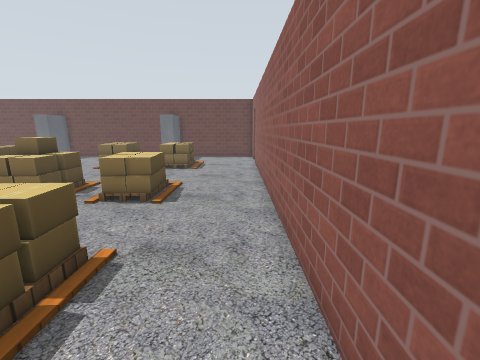
view 1 (above)

22 first-person views from a walk through a Gazebo world. The camera is 1.2 m above the floor, tilts 12° down and sees 90° across. The lines on the ground mark 1 m squares. The floor is counted in squares, 0.5 m on a side. Each view is taken from the middle of a square. On the plan, view 1 faces up. The plan holds only what a view shows up to about 16 squares ahead; the rest is blank. Gazebo's built-in surfaces are drawn with simple patterns. Simple shapes stand in for some stock models.

view 2
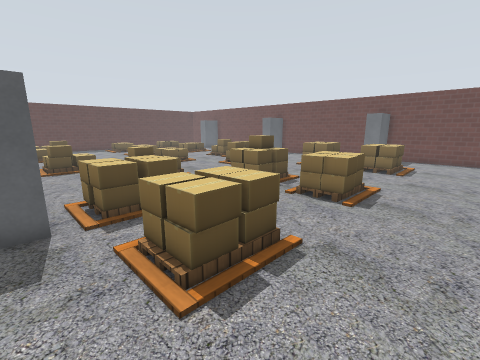

view 3
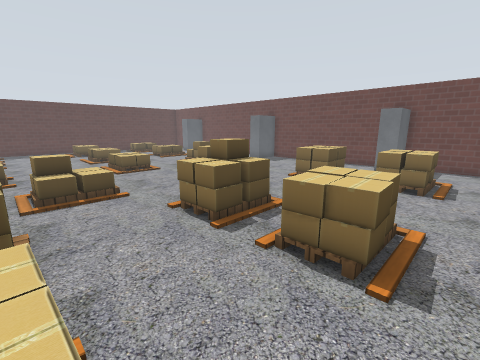

view 4
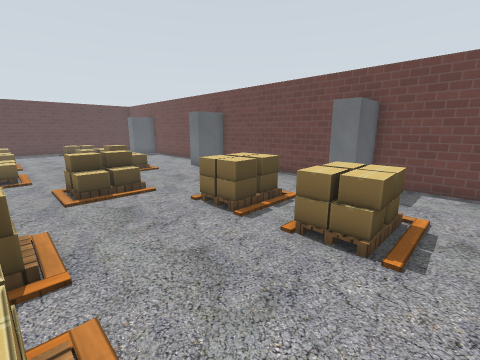

view 5
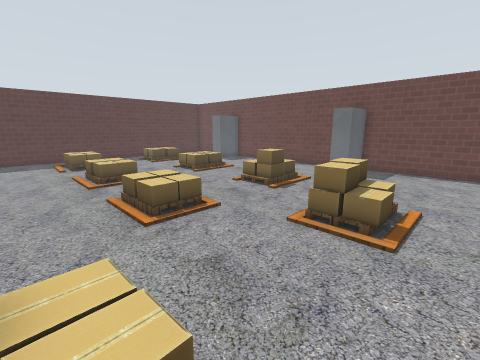

view 6
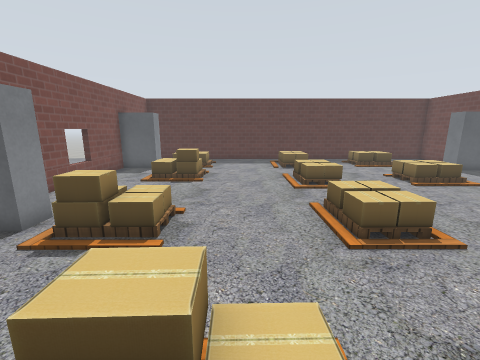

view 7
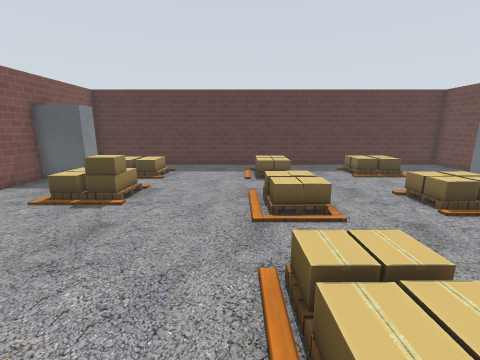

view 8
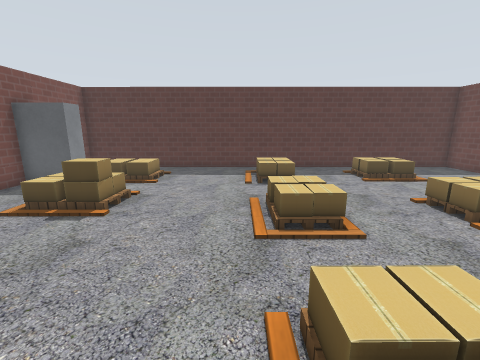

view 9
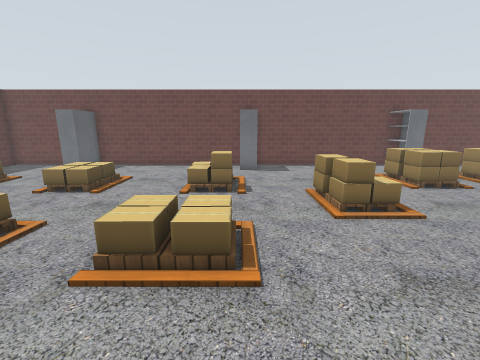

view 10
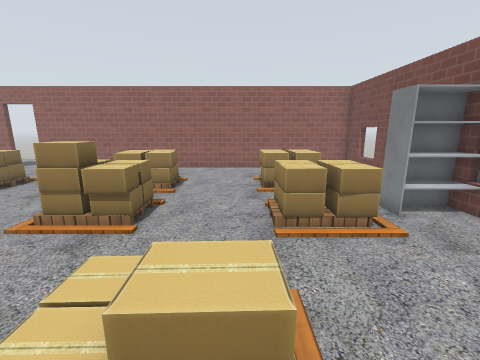

view 11
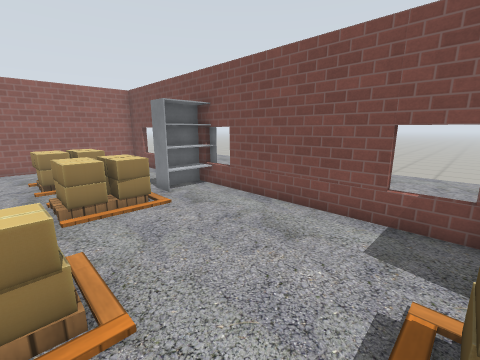

view 12
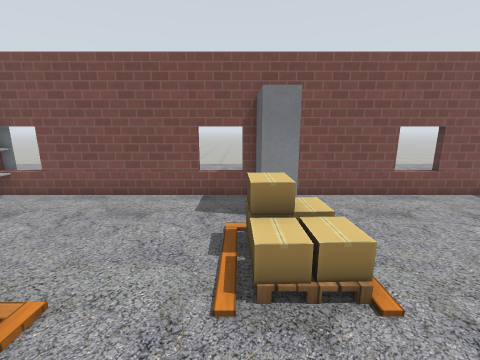

view 13
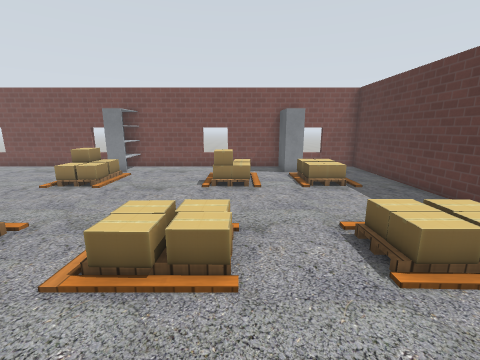

view 14
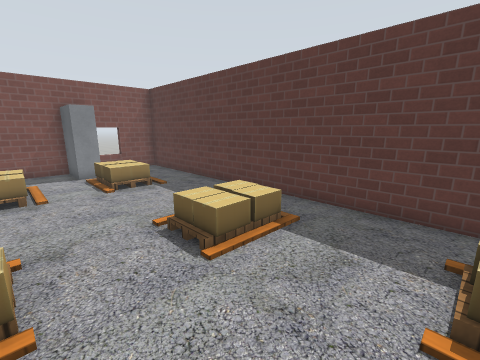

view 15
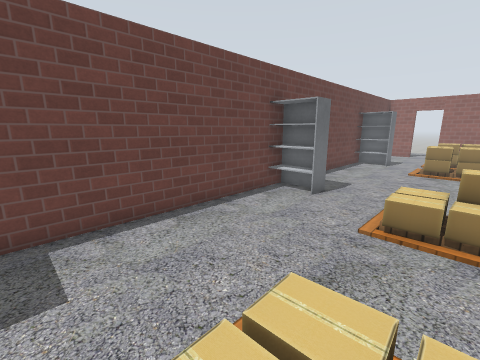

view 16
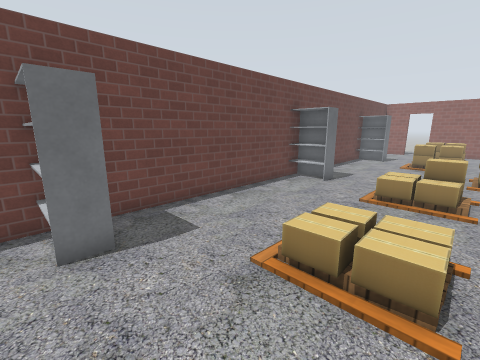

view 17
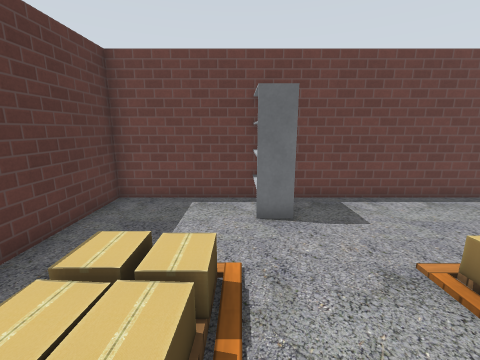

view 18
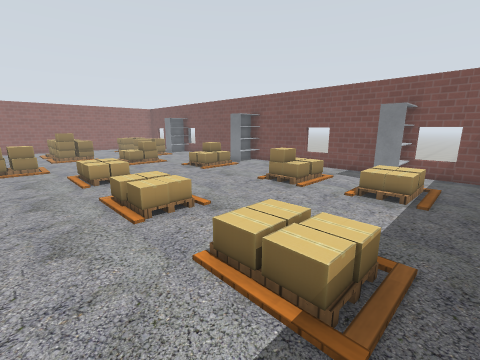

view 19
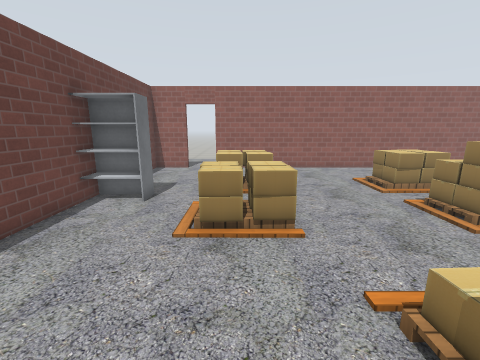

view 20
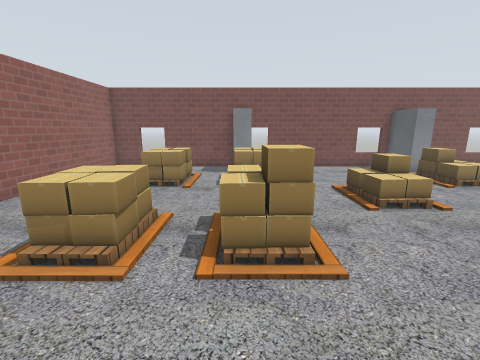

view 21
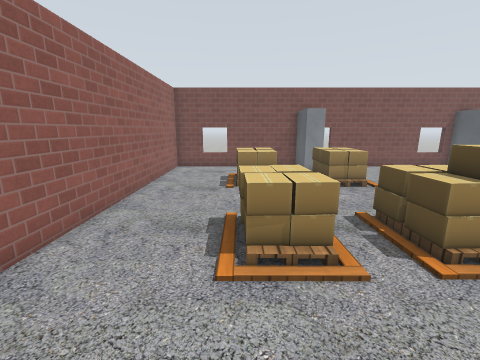

view 22
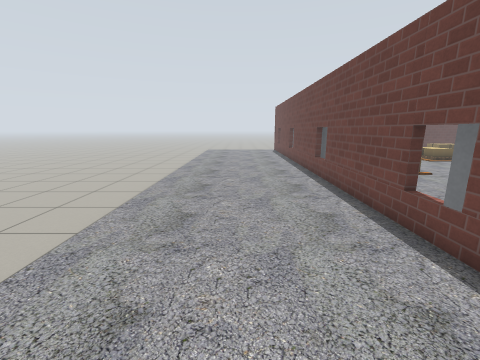

### Floor plan
Points are (right, up) in squares from view 1. A wall is a line through its corners. A room is listed if a view was taken in it or the views show most of it. See-through windows are left out.
Room 1 (views 1, 2, 3, 4, 5, 6, 7, 8, 9, 10, 11, 12, 13, 14, 15, 16, 17, 18, 19, 20, 21)
walls: (-16.4, 21.3) (-31.3, 21.3) (-31.3, 20.3); (-6.5, 21.3) (-14.6, 21.3); (-31.3, 18.4) (-31.4, -1.6) (1.1, -1.6) (1.1, 17.5); (1.1, 19.3) (1.1, 21.3) (-4.5, 21.3)
ways out: opening at (-31, 19.5) to room 2; open door at (1, 18.5) to room 2
objects: cardboard box (-29, 9) to (-28, 9); cardboard box (-29, 10) to (-28, 10); cardboard box (-29, 14); cardboard box (-29, 15) to (-29, 16); cardboard box (-28, 2); cardboard box (-28, 3); cardboard box (-28, 14); cardboard box (-28, 15) to (-28, 16); shelf (-27, -1) to (-27, 0); cardboard box (-27, 2); cardboard box (-27, 3); cardboard box (-27, 9); cardboard box (-27, 10); shelf (-26, 19) to (-26, 21); cardboard box (-24, 2); cardboard box (-24, 3) to (-24, 4); cardboard box (-24, 9) to (-23, 9); cardboard box (-24, 10) to (-23, 10); cardboard box (-23, 2); cardboard box (-23, 3); cardboard box (-23, 4); cardboard box (-23, 14); cardboard box (-23, 15) to (-23, 16); cardboard box (-22, 9); cardboard box (-22, 10); cardboard box (-22, 14); cardboard box (-22, 15) to (-22, 16); cardboard box (-18, 2); cardboard box (-18, 3) to (-17, 4); cardboard box (-18, 9) to (-17, 9); cardboard box (-18, 10) to (-17, 10); cardboard box (-18, 15); cardboard box (-18, 16); shelf (-17, -1) to (-17, 0); cardboard box (-17, 2) to (-16, 2); cardboard box (-17, 14); cardboard box (-17, 15) to (-17, 16); cardboard box (-16, 3) to (-16, 4); cardboard box (-16, 9); cardboard box (-16, 10); shelf (-16, 19) to (-15, 21); cardboard box (-13, 5) to (-12, 5); cardboard box (-13, 6); cardboard box (-13, 12); cardboard box (-13, 13); cardboard box (-13, 14); cardboard box (-12, 6) to (-12, 7); cardboard box (-12, 12); cardboard box (-12, 13) to (-12, 14); cardboard box (-9, 17); cardboard box (-8, 2); cardboard box (-8, 3); cardboard box (-8, 4); cardboard box (-8, 8); cardboard box (-8, 9); cardboard box (-8, 10); cardboard box (-8, 15); cardboard box (-8, 16) to (-8, 17); shelf (-7, -1) to (-7, 0); cardboard box (-7, 2); cardboard box (-7, 3); cardboard box (-7, 4); cardboard box (-7, 8); cardboard box (-7, 9); cardboard box (-7, 10); cardboard box (-7, 15); cardboard box (-7, 16); cardboard box (-7, 17); shelf (-6, 19) to (-5, 21); cardboard box (-5, 4); cardboard box (-5, 9); cardboard box (-5, 15) to (-4, 15); cardboard box (-5, 16) to (-5, 17); cardboard box (-4, 2); cardboard box (-4, 3); cardboard box (-4, 4); cardboard box (-4, 8); cardboard box (-4, 9); cardboard box (-4, 10); cardboard box (-4, 16); cardboard box (-4, 17); cardboard box (-3, 2); cardboard box (-3, 3); cardboard box (-3, 4); cardboard box (-3, 8); cardboard box (-3, 9) to (-3, 10); cardboard box (-3, 15); cardboard box (-3, 16) to (-3, 17)
Room 2 (view 22)
walls: (-6.6, -1.9) (-19.4, -1.9)
ways out: opening at (-31, 19.5) to room 1; open door at (1, 18.5) to room 1

Positions as (right, up) in squares from view 1, and headings:
1: (0, 0), facing up
2: (0, 0), facing up-left
3: (-2, 4), facing up-left
4: (-2, 10), facing up-left
5: (-10, 6), facing up-left
6: (-11, 6), facing left
7: (-15, 8), facing left
8: (-16, 8), facing left
9: (-16, 5), facing up
10: (-14, 5), facing right
11: (-16, 5), facing down-right
12: (-16, 7), facing down
13: (-24, 14), facing down
14: (-24, 14), facing down-left
15: (-24, 15), facing up-right
16: (-27, 14), facing up-right
17: (-27, 13), facing up
18: (-30, 13), facing down-right
19: (-14, 16), facing right
20: (-7, 14), facing down
21: (-3, 14), facing down
22: (-3, -6), facing left
